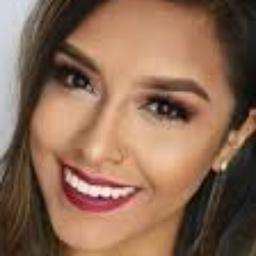
#> input picture oringinal_photo/ori.jpg, 256 x 256 px, found by its file name
$ python from_ori_to_cutface.py
#> lines starting #> are read from the running program, lines starting #| are printed output that depends on the picture
#> in read_image, image is the input picture: shape (256, 256, 3); mean B, G, R 84.3, 106.1, 140
import cv2
import numpy as np

# 使用 OpenCV 加載預訓練的人臉檢測器
face_cascade = cv2.CascadeClassifier(cv2.data.haarcascades + 'haarcascade_frontalface_default.xml')
eye_cascade = cv2.CascadeClassifier(cv2.data.haarcascades + 'haarcascade_eye.xml')

def correct_and_crop_face(image):
    # 轉換成灰度圖像
    gray = cv2.cvtColor(image, cv2.COLOR_BGR2GRAY)
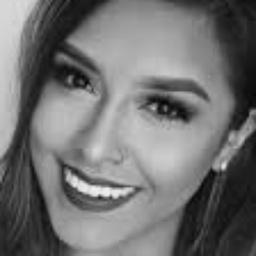
#> gray: shape (256, 256); min 3, max 242, mean 113.8

    # 檢測人臉
    faces = face_cascade.detectMultiScale(gray, scaleFactor=1.1, minNeighbors=5, minSize=(30, 30))
#> faces = [[18, 20, 215, 215]]

    if len(faces) > 0:
        # 校正人臉角度並裁剪
        rotated_img, (x, y, w, h) = correct_face_orientation(gray, image, faces)
#> the loop in correct_face_orientation, `for (x, y, w, h) in faces:` made 1 pass
#> (x, y, w, h, eyes, left_eye_center, right_eye_center, dy) on pass 1: (18, 20, 215, 215, [[122, 63, 50, 50], [30, 34, 48, 48]], (54, 58), (147, 88), 30)
#> pass 1, in correct_face_orientation, `roi_gray = gray[y:y+h, x:x+w]`:
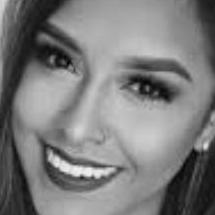
#> roi_gray: shape (215, 215); min 3, max 242, mean 124.5
#> pass 1, in correct_face_orientation, `roi_color = img[y:y+h, x:x+w]`:
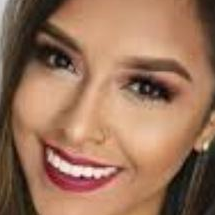
#> roi_color: shape (215, 215, 3); mean B, G, R 90.4, 115.3, 155.5
#> pass 1, in correct_face_orientation, `rotated = cv2.warpAffine(img, M, (img.shape[1], img.shape[0]))`:
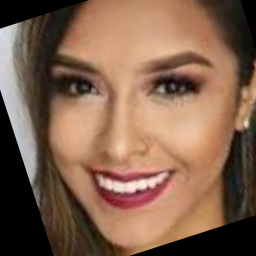
#> rotated: shape (256, 256, 3); mean B, G, R 77.9, 98.3, 130.2
#> x = 18; y = 20; w = 215; h = 215

        # 裁剪人臉
        face = rotated_img[y:y+h, x:x+w]
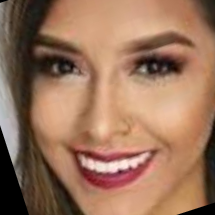
#> face: shape (215, 215, 3); mean B, G, R 90.9, 115.2, 154.3
        h, w = face.shape[:2]
        diff = abs(h - w) // 2
#> diff = 0
        if h > w:
            face = face[diff:h-diff, :]
        else:
            face = face[:, diff:w-diff]

        # 調整大小為256x256
        resized_face = cv2.resize(face, (256, 256))
        return resized_face

    else:
        print(f"No face detected in the provided image")
        return None

def correct_face_orientation(gray, img, faces):
    for (x, y, w, h) in faces:
        roi_gray = gray[y:y+h, x:x+w]
        roi_color = img[y:y+h, x:x+w]

        eyes = eye_cascade.detectMultiScale(roi_gray)
        if len(eyes) >= 2:
            # 取前兩個眼睛
            eye1 = eyes[0]
            eye2 = eyes[1]

            if eye1[0] > eye2[0]:
                eye1, eye2 = eye2, eye1

            left_eye_center = (int(eye1[0] + eye1[2] / 2), int(eye1[1] + eye1[3] / 2))
            right_eye_center = (int(eye2[0] + eye2[2] / 2), int(eye2[1] + eye2[3] / 2))

            dy = right_eye_center[1] - left_eye_center[1]
            dx = right_eye_center[0] - left_eye_center[0]
            angle = np.degrees(np.arctan2(dy, dx))

            # 旋轉圖片
            eyes_center = ((left_eye_center[0] + right_eye_center[0]) // 2,
                           (left_eye_center[1] + right_eye_center[1]) // 2)
            M = cv2.getRotationMatrix2D(eyes_center, angle, 1)
            rotated = cv2.warpAffine(img, M, (img.shape[1], img.shape[0]))

            return rotated, (x, y, w, h)

    return img, (x, y, w, h)

def read_image(image_path):
    # Read the image
    image = cv2.imread(image_path)
    return image


# [8 lines of commented-out code are left out]

if __name__ == '__main__':
    folder = 'C:/Users/User/makeup_project_finaltest/oringinal_photo'
    filename = 'ori.jpg'
    output_path='C:/Users/User/makeup_project_finaltest/cut_face'
    outputfilename = "cut.jpg"
    image = read_image(folder + '/'+ filename)

    corrected_face = correct_and_crop_face(image)
    cv2.imwrite(output_path+'/'+outputfilename,corrected_face)
